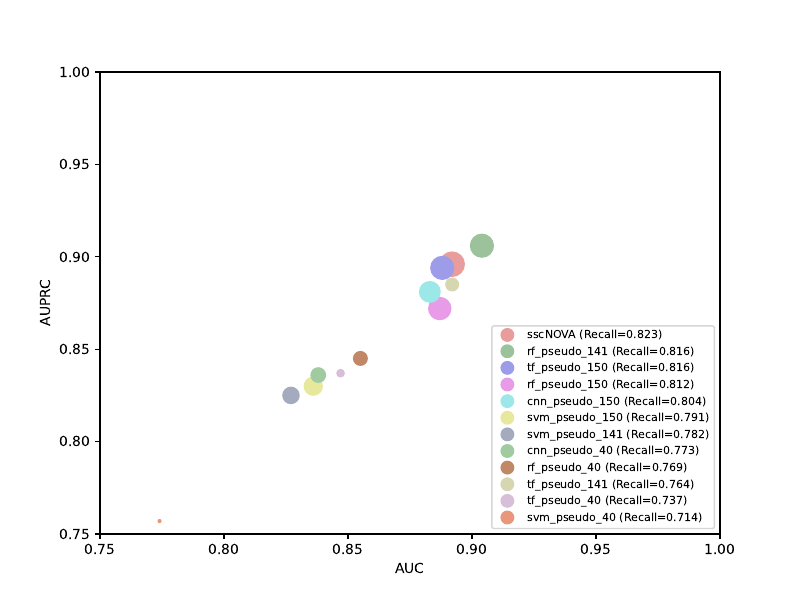

The Python source for this figure:
import matplotlib.pyplot as plt
import pandas as pd
import numpy as np


df = pd.read_excel("compare_test_pseudo.xlsx")

df = df.sort_values(by='Recall', ascending=False)

model_names = df.iloc[:, 0].tolist()
auc_values = df.iloc[:, 6].tolist()
auprc_values = df.iloc[:, 7].tolist()
recall_values = df.iloc[:, 3].tolist()

custom_colors = ['#E89C9C', '#9CC29C', '#9C9CE8', '#E89CE8', '#9CE8E8', '#E8E89C', '#A5ABBE', '#A0CBA0', '#C18867', '#D6D6B0', '#D8BFD8', '#E9967A']

plt.figure(figsize=(8, 6))
legend_handles = []  
for i, (auc, auprc, recall, name) in enumerate(zip(auc_values, auprc_values, recall_values, model_names)):
    label = f"{name} (Recall={recall:.3f})"  
    plt.scatter(auc, auprc, s=np.square((recall-0.7))*20000, label=label, color=custom_colors[i % len(custom_colors)])
    handle = plt.Line2D([], [], marker='o', markersize=10, linestyle='None', markeredgewidth=0, label=label, markerfacecolor=custom_colors[i % len(custom_colors)])
    legend_handles.append(handle)  

plt.legend(handles=legend_handles, loc='lower right', fontsize=8)

plt.xlabel('AUC')
plt.ylabel('AUPRC')
plt.xlim(0.75, 1)
plt.ylim(0.75, 1)

plt.savefig('compare_test_pseudo_bubble.pdf', format='pdf')
